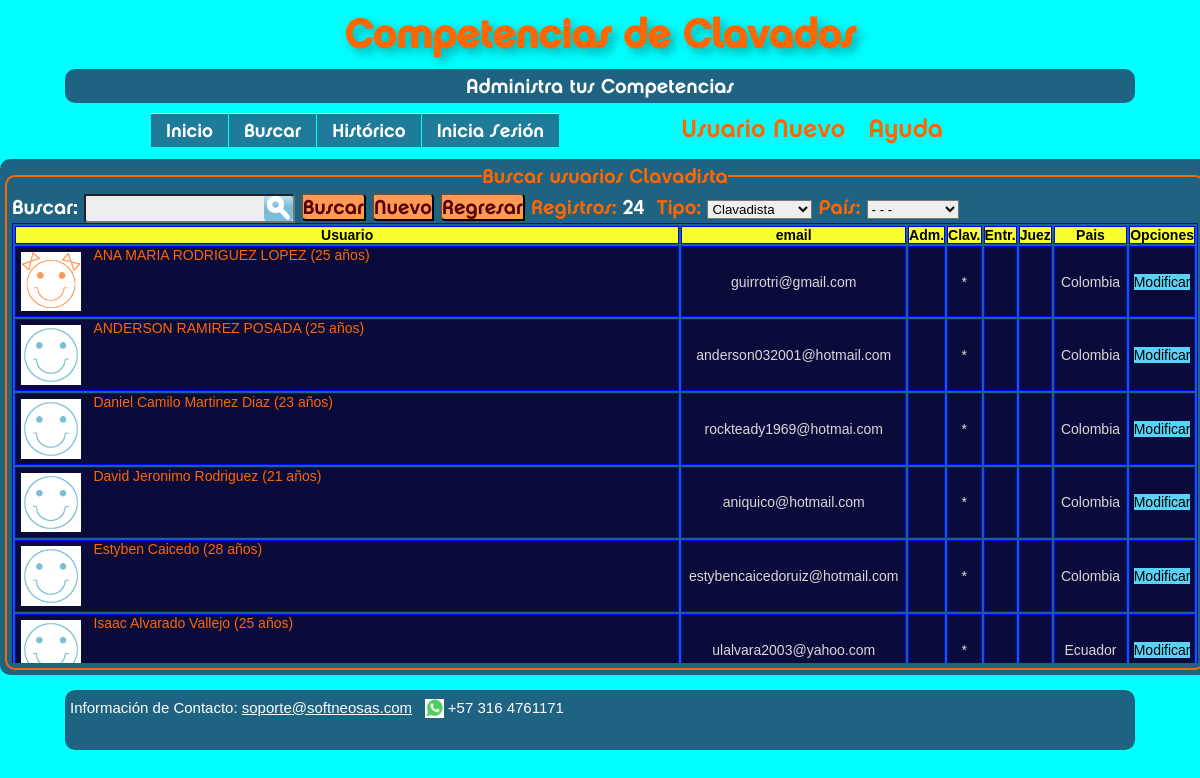
Page /?op=php/busca-usuario.php&tipo=C on the committed database.
### tables this page shows
CREATE TABLE `usuarios` (
  `cod_usuario` int(11) NOT NULL AUTO_INCREMENT,
  `nombre` varchar(50) NOT NULL,
  `email` varchar(50) NOT NULL,
  `pais` smallint(6) DEFAULT NULL,
  `administrador` char(1) DEFAULT NULL,
  `entrenador` char(1) DEFAULT NULL,
  `clavadista` char(1) DEFAULT NULL,
  `juez` char(1) DEFAULT NULL,
  `sexo` char(1) DEFAULT NULL,
  `nacimiento` date DEFAULT NULL,
  `imagen` varchar(80) DEFAULT NULL,
  `telefono` varchar(15) NOT NULL,
  `password` varchar(20) NOT NULL,
  `fecha_alta` datetime DEFAULT NULL,
  PRIMARY KEY (`cod_usuario`),
  UNIQUE KEY `email` (`email`),
  UNIQUE KEY `nombre` (`nombre`),
  KEY `pais` (`pais`),
  FULLTEXT KEY `buscador` (`nombre`,`email`)
);

CREATE TABLE `countries` (
  `CountryId` smallint(6) NOT NULL AUTO_INCREMENT,
  `Country` varchar(50) NOT NULL,
  `FIPS104` varchar(2) NOT NULL,
  `ISO2` varchar(2) NOT NULL,
  `ISO3` varchar(3) NOT NULL,
  `ISON` varchar(4) NOT NULL,
  `Internet` varchar(2) NOT NULL,
  `Capital` varchar(25) DEFAULT NULL,
  `MapReference` varchar(50) DEFAULT NULL,
  `NationalitySingular` varchar(35) DEFAULT NULL,
  `NationalityPlural` varchar(35) DEFAULT NULL,
  `Currency` varchar(30) DEFAULT NULL,
  `CurrencyCode` varchar(3) DEFAULT NULL,
  `Population` bigint(20) DEFAULT NULL,
  `Title` varchar(50) DEFAULT NULL,
  `Comment` varchar(255) DEFAULT NULL,
  PRIMARY KEY (`CountryId`),
  FULLTEXT KEY `buscador` (`Country`,`ISO2`,`ISO3`,`Capital`,`Currency`)
);

### php/funciones.php (called while the page is built, shortened)
<?php
	function edad_deportiva($nacimiento){
		$fecha_corte = fecha_edad_deportiva();
		$fecha_nacimiento = date_create($nacimiento);
		$fecha_corte_dt = date_create($fecha_corte);
		return (int)$fecha_nacimiento->diff($fecha_corte_dt)->y;
	}
	function fecha_edad_deportiva(){
		$cod_competencia = isset($_SESSION["cod_competencia"]) ? (int)$_SESSION["cod_competencia"] : 0;
		static $fechas_corte = array();
		if (isset($fechas_corte[$cod_competencia])) {
			return $fechas_corte[$cod_competencia];
		}
		$fecha_corte = date("Y") . "-12-31";
		$fechas_corte[$cod_competencia] = $fecha_corte;
		return $fecha_corte;
	}
?>

### php/busca-usuario.php (the view, shortened to what this page needs)
<?php
if (!$tipo)
	$tipo=isset($_GET["tipo"])?$_GET["tipo"]:NULL;
if (!isset($llamo)) {
	$llamo=isset($_POST["origen_hdn"])?trim($_POST["origen_hdn"]):NULL;
}
if (!isset($parael1))
	$parael1=isset($_SESSION["parael1"])?$_SESSION["parael1"]:NULL;
if (!isset($parael2))
	$parael2=isset($_SESSION["parael2"])?$_SESSION["parael2"]:NULL;
if (!isset($parael3))
	$parael3=isset($_SESSION["parael3"])?$_SESSION["parael3"]:NULL;
if (!isset($parael4))
	$parael4=isset($_SESSION["parael4"])?$_SESSION["parael4"]:NULL;
if (is_null($ubi))
	$ubi=isset($_SESSION["ubi"])?$_SESSION["ubi"]:NULL;
if (!isset($buscar))
	$buscar=(isset($_SESSION["buscar"])?$_SESSION["buscar"]:NULL);
if (isset($tipo))
	$tipo_sel=$tipo;
$consulta="SELECT DISTINCT u.cod_usuario as cod_us, u.nombre as nombre, u.email as email, u.administrador as administrador, u.clavadista as clavadista, u.entrenador as entrenador, u.juez as juez, u.sexo, countries.Country as pais, u.imagen, u.nacimiento
	FROM usuarios as u
	left join countries on countries.CountryId=u.pais ";
if ($tipo_sel) {
	switch ($tipo_sel) {
		case 'C':
			$cadena = " u.clavadista='C'";
			$tipo_us="Clavadista";
			break;
	}
	if ($cadena)
		if ($criterio)
			$criterio .= " AND ".$cadena;
		else
			$criterio = " WHERE ".$cadena;
}
if (isset($criterio))
	$consulta.=$criterio;
$consulta .= " ORDER BY nombre";
include("funciones.php");
$conexion=conectarse();
$ejecutar_consulta = $conexion->query($consulta);
$num_regs=$ejecutar_consulta->num_rows;
?>
<form id="buscar-usuarios" name="buscar-usuarios-frm" action="?op=php/busca-usuario-1.php" method="post" enctype="multipart/form-data">
<fieldset>
<legend align='center' class="rotulo" >Buscar usuarios <?php echo "$tipo_us"; ?></legend>
	<div>
		<label for="buscar" >Buscar: </label>
		<input type="search" class="cambio" id="buscar" name="buscar_src" value="<?php echo $buscar; ?>">
		<input type="submit" class="cambio" name="buscar_sbm" value="Buscar" title="Busca en todos los usuarios registrados teniendo en cuenta los filtros">
		<input type="submit" id="nuevo" class="cambio" name="nuevo_sbm" value="Nuevo" title="Regístrate como nuevo Usuario del Sistema">
		<input type="submit" id="regresar" title="Regresa" class="cambio" name="regresar_sbm" value="Regresar" />
		<label class="rotulo">Registros:</label>
		<span><?php echo number_format($num_regs); ?></span>&nbsp;
		<label class="rotulo">Tipo:</label>
		<select id='tipo-sel' class='cambio' name='tipo_sel_slc' title='Filtra usuarios por Tipo' onChange="this.form.submit()" >
			<option value="C" <?php if ($tipo_sel=="C") echo " selected"; ?>>Clavadista</option>
		</select>
		<label class="rotulo">País:</label>
		<select id='pais-sel' class='cambio' name='pais_sel_slc' title='Filtra usuarios por País' onChange="this.form.submit()" >
			<option value="" >- - -</option>
		</select>
	</div>
	<div id="div1">
	<table width='100%' border='1' bordercolor='#0000FF' cellspacing='0.5em' cellpadding='0.5em' class="tablas">
	<thead>
		<tr align='center' >
		<th>Usuario</th>
		<th>email</th>
		<th title="administrador">Adm.</th>
		<th title="clavadista">Clav.</th>
		<th title="entrenador">Entr.</th>
		<th>Juez</th>
		<th>Pais</th>
		<th colspan="6">Opciones</th>
		</tr>
	</thead>
	<tbody>
	<?php
			while ($row=$ejecutar_consulta->fetch_assoc()){
				$cod_us=$row["cod_us"];
				$nombre=utf8_decode($row["nombre"]);
				$imagen=utf8_encode($row["imagen"]);
				$email=utf8_encode($row["email"]);
				$sexo=$row["sexo"];
				$administrador=($row["administrador"]=="A"?"*":NULL);
				$clavadista=($row["clavadista"]=="C"?"*":NULL);
				$entrenador=($row["entrenador"]=="E"?"*":NULL);
				$juez=($row["juez"]=="J"?"*":NULL);
				$pais=utf8_decode($row["pais"]);
				if ($clavadista){
					$edad=edad_deportiva($row["nacimiento"]);
					$nom_usu=$nombre." (".$edad." años)";
				}
				else{
					$nom_usu=$nombre;
					$edad=NULL;
				}
					echo "<tr";
    			echo " align='center'>";
    			if ($llamo) {
	    			echo "<td align='left'><a class='enlaces' href='?op=".$llamo."&us=$nombre&cod=$cod_us&comp=$competencia&img=$imagen&ubi=$ubi&sx=$sexo&ed=$edad&tipo=$tipo&parael1=$parael1&parael2=$parael2&parael3=$parael3&parael4=$parael4'>";
    			}
    			else
    				echo "<td align='left'><a class='enlaces' href='?op=php/cambio-usuario.php&us=$cod_us&ori=busca-usuario.php'>";
				if ($imagen)
	    			echo "<img class='textwrap'src='img/fotos/$imagen' width='9%'/>&nbsp;&nbsp;";
				echo "$nom_usu</a></td>";
    			echo "<td>".$email."</td>";
    			echo "<td>".$administrador."</td>";
    			echo "<td>".$clavadista."</td>";
    			echo "<td>".$entrenador."</td>";
    			echo "<td>".$juez."</td>";
    			echo "<td>".$pais."</td>";
    			echo "<td><a class='enlaces_tab' href='?op=php/cambio-usuario.php&us=$cod_us&ori=busca-usuario.php'>Modificar</a></td>";
    			echo "</tr>";
		}
	?>
	</tbody>
	</table>
	</div>
</fieldset>
</form>

### css/estilos.css (style rules this page uses)
* { margin: 0; padding: 0; }
a { color: #FFF; }
body { background: #00FFFF ; color:#FFF; font-family: "Chalet", Helvetica, Verdana; font-size: 1.25em; background-image:url(../img/Bankoboev.Ru_voda_basseina.jpg); }
fieldset { border: .1em solid #F60; border-radius: .5em; padding: .25em; }
input[type="checkbox"], input[type="radio"], select { background: #EEE; cursor: pointer; }
input[type="date"], input[type="email"], input[type="number"], input[type="text"], input[type="search"] { background: #EEE; border-radius: .25em; color: #F60; text-align: center; font-size: 0.75em; padding: .25em; }
input[type="submit"] { background: #FF9A55; border-radius: 0 .25em; color: #500; font-family: "Chalet"; font-size: 1em; }
label { cursor: pointer; font-size: 1em; }
th { background-color: #F7FE2E; color: #000000; }
#div1 { overflow:auto; height:440px; width:auto; }
#div1 table { width:100%; background-color: transparent; font-size: 0.7em; font-family: Arial, Verdana; }
#div1 table tr { background-color: #0B0B3B; }
#buscar { background: #EEE url(../img/boton-buscar.png) no-repeat 100% -3px; border-radius: 0 .25em; color: #500; font-family: Arial, Verdana; font-size: 0.75em; }
.cambio { -ms-transition: all 2.5s ease-out; -moz-transition: all 2.5s ease-out; -o-transition: all 2.5s ease-out; -webkit-transition: all 2.5s ease-out; transition: all 2.5s ease-out; }
.enlaces { text-decoration: none; cursor: pointer; font-size: 1em; color:#F60; }
.enlaces_tab { text-decoration: none; cursor: pointer; background: #58D3F7; color:#000; }
.rotulo { cursor: pointer; font-size: 1em; color:#F60; }
.textwrap { float: left; margin: 5px; }
.tablas { color: #D8D8D8; font-family: Arial, Verdana; font-size: 0.9em; border-spacing: 2px; border-collapse: separate; text-align: center; }

### rows in the picture
usuarios: imagen (picture), nom_usu "ANA MARIA RODRIGUEZ LOPEZ (25 años)", email "guirrotri@gmail.com", clavadista "*", countries.Country "Colombia"
usuarios: imagen (picture), nom_usu "ANDERSON RAMIREZ POSADA (25 años)", email "anderson032001@hotmail.com", clavadista "*", countries.Country "Colombia"
usuarios: imagen (picture), nom_usu "Daniel Camilo Martinez Diaz (23 años)", email "rockteady1969@hotmai.com", clavadista "*", countries.Country "Colombia"
usuarios: imagen (picture), nom_usu "David Jeronimo Rodriguez (21 años)", email "aniquico@hotmail.com", clavadista "*", countries.Country "Colombia"
usuarios: imagen (picture), nom_usu "Estyben Caicedo (28 años)", email "estybencaicedoruiz@hotmail.com", clavadista "*", countries.Country "Colombia"
usuarios: imagen (picture), nom_usu "Isaac Alvarado Vallejo (25 años)", email "ulalvara2003@yahoo.com", clavadista "*", countries.Country "Ecuador"

### other values in the picture
$tipo_us "Clavadista"
$num_regs "24"
